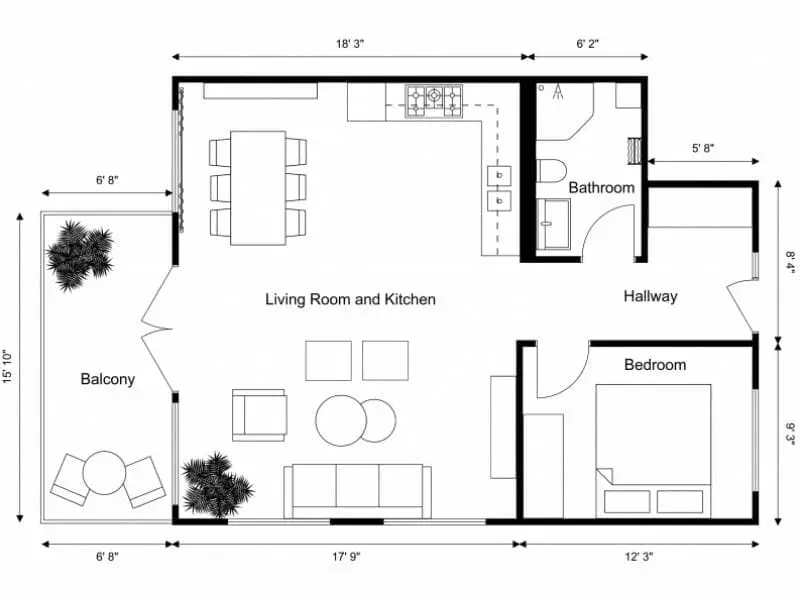
#> input picture samples/Black-and-White-2D-Floor-Plan-With-Measurements-and-Furniture.webp, 800 x 600 px
$ python -i opencv_v1.py   (imports and definitions only)
#> lines starting #> are read from the running program, lines starting #| are printed output that depends on the picture; after the words box and inside, x2 and y2 are one past the last pixel; in counts of white or black regions, pixels touching at a corner belong together
#> further down, picture is the input picture: shape (600, 800, 3); mean B, G, R 238.2, 238.1, 238.2
"""Classical OpenCV floor plan recognizer.

No model, no weights, no GPU, no licence encumbrance. On clean vector-exported
floor plans -- which is most of what estate agents and builders actually hand
over -- this gets remarkably close, and when it fails it fails legibly instead
of hallucinating a plausible wrong answer.

It exists for three reasons beyond its own output quality:

1. It is the baseline. "Is the ML model worth its cost and licence terms?" is
   unanswerable without a number to beat.
2. It is the fallback when a learned model meets a drawing style outside its
   training distribution.
3. It lets the entire product -- upload, review editor, extruder, viewer, VR
   export -- be built and tested before anyone commits to a recognition vendor.

The core idea is that walls are the THICK dark structures. Text, dimension
lines, hatching and furniture symbols are thin. A distance transform separates
those two populations more reliably than any threshold on colour or length.
"""

from __future__ import annotations

import time

import cv2
import numpy as np
from skimage.morphology import skeletonize

from app.ir import (
    FloorPlanIR,
    Level,
    Provenance,
    Room,
    RoomType,
    Scale,
    ScaleSource,
    Severity,
    SourceImage,
    Wall,
    WallType,
    Warning,
)
from app.recognize.base import RecognizerError
from app.recognize.skeleton import skeleton_to_segments
from app.sources import SourceDocument, SourceKind

NAME = "opencv"
VERSION = "1.0.0"

# Longest edge the pipeline works at. Bigger inputs are downscaled first: beyond
# this, runtime grows quadratically while the skeleton gets no more informative.
MAX_WORKING_EDGE = 2000

# Scale of last resort: assume the typical interior wall is this thick.
#
# Be clear about how weak this is. Measured against synthetic plans with known
# ground truth, wall-thickness inference lands within ~15% when the drawing
# happens to use a conventional 0.20m partition and is off by 25-40% when it
# does not -- and nothing in the image says which case you are in. The error is
# in the ASSUMPTION, not the measurement, so no amount of better image
# processing recovers it.
#
# Metric scale has to come from outside the wall geometry: dimension text read
# by OCR, a stated drawing scale, or a human calibrating against a known
# distance. Until one of those exists this value keeps the pipeline running with
# plausible proportions, flagged as untrustworthy. Correct proportions with
# wrong absolute size is a usable intermediate state; refusing to produce
# anything is not.
ASSUMED_WALL_THICKNESS_M = 0.20

# Percentile used for the FIRST, rough thickness measurement, over raw ink.
#
# 60, not 80. Wall half-widths form two populations - thin interior partitions
# and a thick exterior perimeter - and on a drawing with solid-filled walls and
# generous margins the 80th percentile lands inside the EXTERIOR population.
# The wall mask is then cut at 0.6x that figure, which deletes every interior
# partition and leaves only the envelope: a Revit-style plot returned 4 walls
# instead of 14 for exactly this reason. Measured across every sample, 60
# recovers those partitions (4 -> 14 walls, matching ground truth) and changes
# nothing on the synthetic plans.
ROUGH_THICKNESS_PERCENTILE = 60

# Below this, the "walls" are hairlines rather than filled strokes, so thickness
# has hit the resolution floor and everything derived from it is unreliable.
HAIRLINE_HALF_WIDTH_PX = 2.5

# How much darker than the paper a pixel must be to count as ink.
#
# 45 was chosen by sweeping 25-55 across every sample. Too small and paper
# texture and JPEG ringing become "walls"; too large and the grey linework this
# exists to recover is dropped again. At 45 a Revit plot and a low-resolution
# scan both return exactly their true room count.
PAPER_INK_MARGIN = 45

# A room smaller than this is a cupboard, a hatch pattern, or noise.
MIN_ROOM_AREA_M2 = 1.2

# Walls shorter than this are almost always fragments of a door symbol.
MIN_WALL_LENGTH_M = 0.35

# Widest gap in a wall still treated as a doorway when sealing rooms shut.
# Above roughly this, a gap is an intentional open-plan threshold rather than a
# door, and bridging it would invent a wall that is not there.
MAX_DOOR_WIDTH_M = 1.1

# Scale-free equivalents of the two constants above, in units of WALL THICKNESS.
# Preferred for raster input because wall thickness is measured off the image
# while the metre scale is only guessed.
#
# 7.0 was chosen by sweeping 4.5-9.0 over every sample, synthetic and real, and
# counting rooms recovered. It is a genuine optimum, not a round number: below
# it, doorways in real plans stay open and whole floors leak into the exterior
# component; above it, the closing kernel swallows small rooms outright and
# low-resolution plans lose every room at 9.0.
DOOR_WIDTH_IN_WALL_THICKNESSES = 7.0

# A room is at least ~6 wall thicknesses across (1.2m for a 0.2m wall), which
# matches MIN_ROOM_AREA_M2 on a conventionally drawn plan but survives a bad
# scale estimate.
MIN_ROOM_SIDE_IN_WALL_THICKNESSES = 6.0


# [221 lines that did not run here, left out]


# --------------------------------------------------------------------------
# Stages
# --------------------------------------------------------------------------


def _fit_working_size(image: np.ndarray) -> tuple[np.ndarray, float]:
    """Downscale to a sane working resolution.

    Returns the image and the factor by which it was reduced, so pixel
    measurements can be mapped back onto the original raster.
    """
    height, width = image.shape[:2]
    longest = max(height, width)
    if longest <= MAX_WORKING_EDGE:
        return image, 1.0

    factor = MAX_WORKING_EDGE / longest
    resized = cv2.resize(
        image, (round(width * factor), round(height * factor)), interpolation=cv2.INTER_AREA
    )
    return resized, factor


def _binarize(image: np.ndarray) -> np.ndarray:
    """Produce an ink mask: 255 where the drawing has marks, 0 for paper.

    Otsu alone is not enough, and the reason is worth stating: it assumes the
    histogram is BIMODAL, and an architectural drawing is not. A real plan has
    three populations -- white paper, mid-grey secondary linework (railings,
    glazing, hatching, and on many drawings the exterior walls themselves), and
    black primary linework. Otsu splits the two extremes and throws the middle
    away with the paper.

    That is not cosmetic. On a real plan it deleted the light-grey outer walls,
    leaving gaps in the building envelope far wider than any doorway, so the
    entire interior merged with the outdoors and every large room was discarded:
    the recognizer returned five closets and no bedrooms.

    So the threshold is also pinned relative to the PAPER: anything meaningfully
    darker than the page is ink, whatever Otsu thinks. Taking the more inclusive
    of the two keeps Otsu's protection on genuinely dark drawings while
    recovering grey linework on pale ones.
    """
    gray = cv2.cvtColor(image, cv2.COLOR_BGR2GRAY) if image.ndim == 3 else image

    # Otsu over a lightly blurred image. Adaptive thresholding is tempting but
    # it turns large solid-black poche walls into hollow outlines, which is
    # exactly the signal the distance transform depends on.
    blurred = cv2.GaussianBlur(gray, (3, 3), 0)
    otsu_threshold, _ = cv2.threshold(
        blurred, 0, 255, cv2.THRESH_BINARY_INV + cv2.THRESH_OTSU
    )
#> otsu_threshold = 148

    # The paper is the brightest dominant mode. Searching only the top half
    # avoids mistaking a large solid-black poche for the page.
    histogram = cv2.calcHist([blurred], [0], None, [256], [0, 256]).ravel()
#> histogram = 256 values, max 317676 at index 254, min 43 at index 101, mean 1875
    paper_level = int(np.argmax(histogram[128:]) + 128)
#> paper_level = 254

    threshold = max(float(otsu_threshold), float(paper_level - PAPER_INK_MARGIN))
#> threshold = 209
    _, binary = cv2.threshold(blurred, threshold, 255, cv2.THRESH_BINARY_INV)
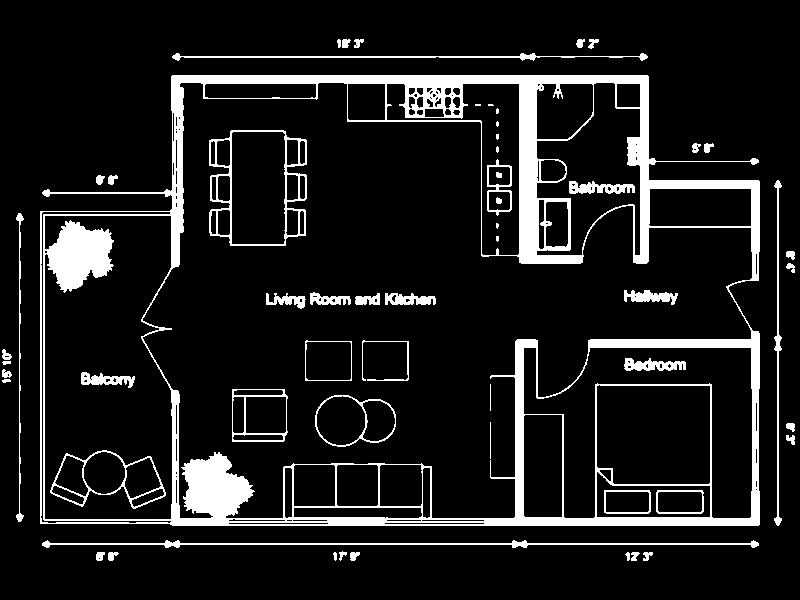
#> binary: shape (600, 800); 11.1% white; 59 white regions (8 under 20 px), largest, box (x1, y1, x2, y2) and area: (40, 75, 760, 526) 39436, (209, 130, 307, 246) 1782, (42, 540, 759, 548) 1621

    # Close single-pixel gaps from JPEG ringing or thin anti-aliasing.
    kernel = cv2.getStructuringElement(cv2.MORPH_RECT, (3, 3))
    return cv2.morphologyEx(binary, cv2.MORPH_CLOSE, kernel, iterations=1)
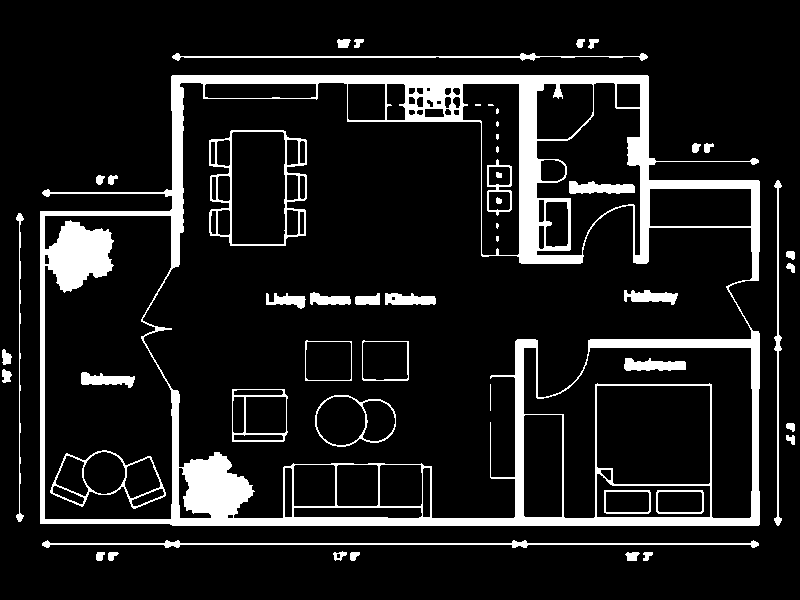
#> returned value: shape (600, 800); 11.6% white; 53 white regions (8 under 20 px), largest, box (x1, y1, x2, y2) and area: (40, 75, 760, 526) 41237, (209, 130, 307, 246) 1801, (42, 540, 759, 548) 1622


# [208 lines left out: functions _estimate_wall_half_width, _extract_wall_mask, _bridge_door_gaps, _drop_small_components, detect_rooms, _promote_exterior_walls, not called in this run]

>>> import cv2
>>> picture = cv2.imread('../../../../samples/Black-and-White-2D-Floor-Plan-With-Measurements-and-Furniture.webp')
>>> result = _binarize(picture)

$ run again, on samples/cedreo-en_2d-floor-plan-WB_apartment-01.webp
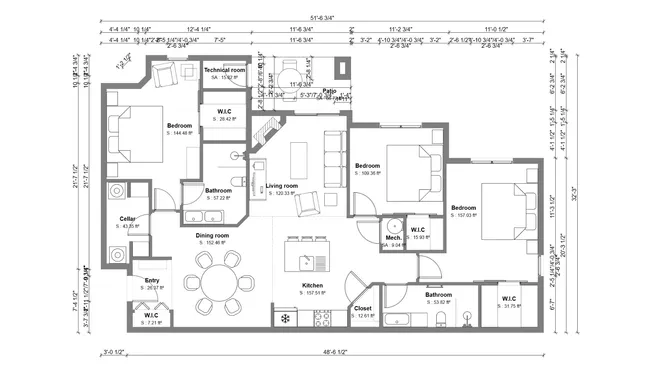
#> input picture samples/cedreo-en_2d-floor-plan-WB_apartment-01.webp, 650 x 366 px
#> picture is the input picture: shape (366, 650, 3); mean B, G, R 241.8, 241.8, 241.8
#> otsu_threshold = 204
#> histogram = 256 values, max 147281 at index 255, min 0 at index 0, mean 929.3
#> paper_level = 255
#> threshold = 210
#> in _binarize, `_, binary = cv2.threshold(blurred, threshold, 255, cv2.THRESH_BINARY_I..`:
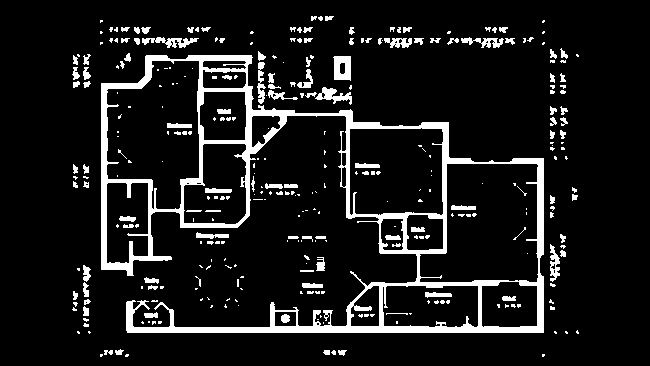
#> binary: shape (366, 650); 10.2% white; 323 white regions (216 under 20 px), largest, box (x1, y1, x2, y2) and area: (101, 55, 544, 333) 15977, (333, 56, 351, 81) 358, (142, 37, 199, 48) 303
#> in _binarize, `return cv2.morphologyEx(binary, cv2.MORPH_CLOSE, kernel, iterations=1)`:
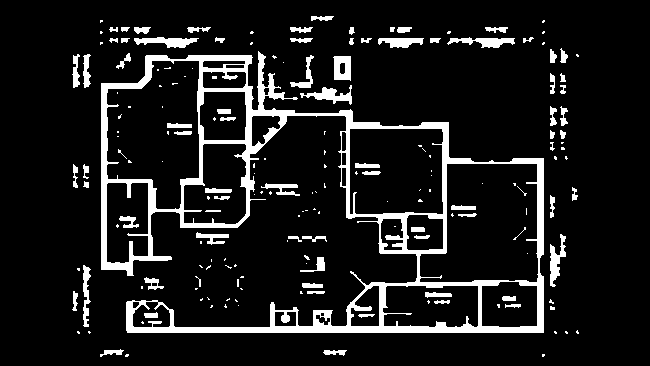
#> returned value: shape (366, 650); 10.8% white; 184 white regions (106 under 20 px), largest, box (x1, y1, x2, y2) and area: (101, 51, 544, 333) 17235, (134, 37, 199, 48) 413, (300, 85, 352, 105) 400

$ run again, on samples/images.png
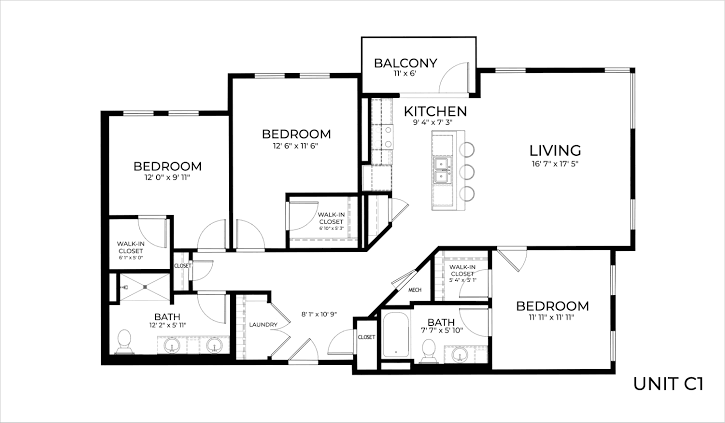
#> input picture samples/images.png, 725 x 423 px
#> picture is the input picture: shape (423, 725, 3); min 0, max 255, mean 238
#> otsu_threshold = 146
#> histogram = 256 values, max 246238 at index 255, min 17 at index 67, mean 1197.9
#> paper_level = 255
#> threshold = 210
#> in _binarize, `_, binary = cv2.threshold(blurred, threshold, 255, cv2.THRESH_BINARY_I..`:
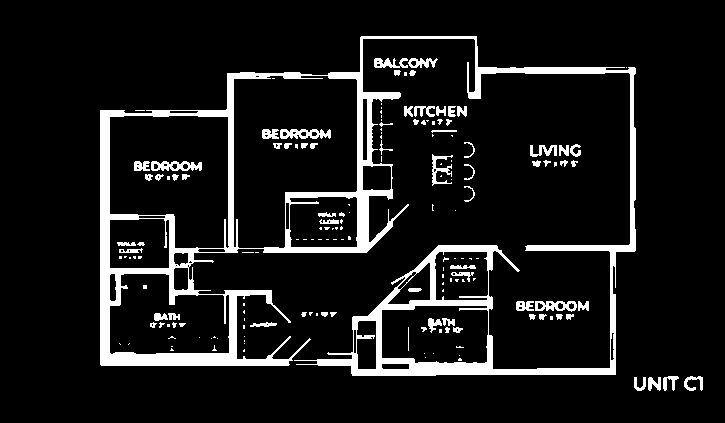
#> binary: shape (423, 725); 9.7% white; 168 white regions (98 under 20 px), largest, box (x1, y1, x2, y2) and area: (100, 36, 636, 376) 23926, (280, 129, 331, 139) 348, (151, 161, 202, 171) 338
#> in _binarize, `return cv2.morphologyEx(binary, cv2.MORPH_CLOSE, kernel, iterations=1)`:
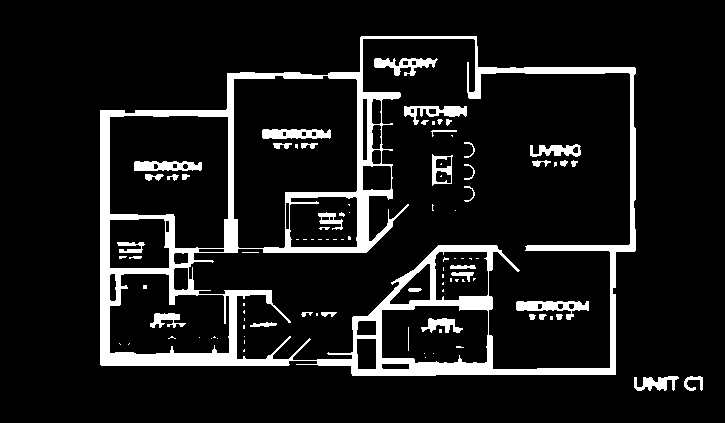
#> returned value: shape (423, 725); 10.3% white; 97 white regions (56 under 20 px), largest, box (x1, y1, x2, y2) and area: (100, 36, 636, 376) 24916, (516, 301, 589, 320) 641, (262, 129, 331, 139) 569
